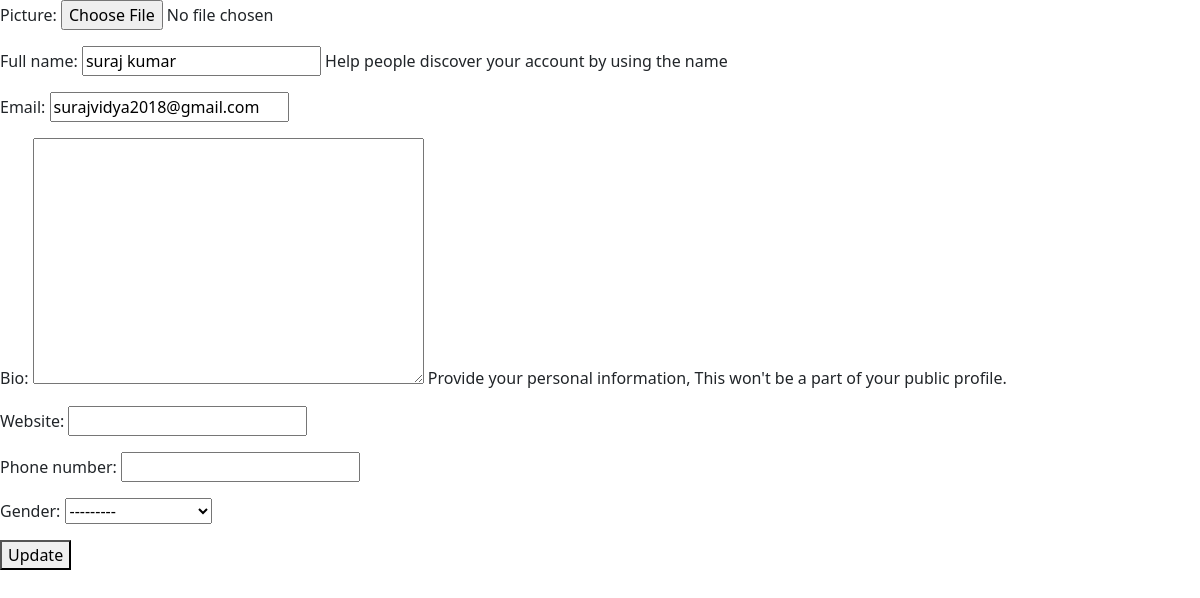
Before: /in/dell/edit/ (signed in) with the older database file.
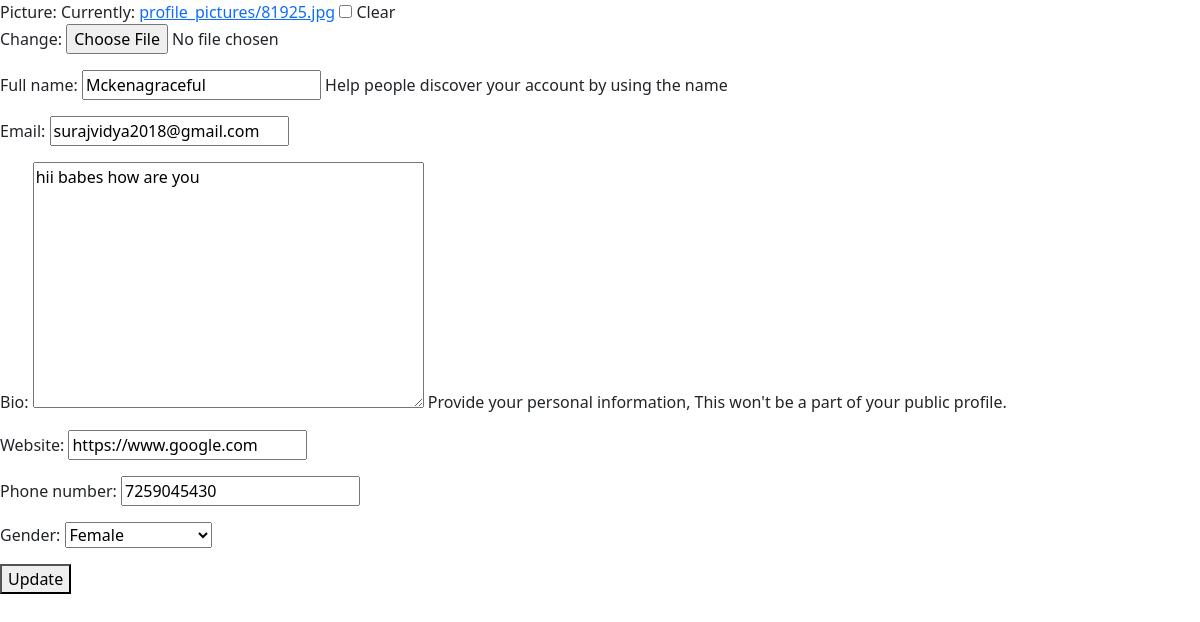
After: the same page with the newer database file.
### user/models.py (models this page shows, shortened)
class User(AbstractUser):
    picture = models.ImageField(upload_to='profile_pictures', null=True, blank=True)
    full_name = models.CharField(max_length=100, help_text='Help people discover your account by using the name',null=True)
    email = models.EmailField(unique=True)
    bio = models.TextField(null=True, blank=True, help_text='Provide your personal information, This won\'t be a part of your public profile.')
    website = models.URLField(null=True, blank=True)
    phone_number = models.CharField(max_length=20, null=True, blank=True)
    gender = models.CharField(max_length=10, choices=GENDER_CHOICES, null=True, blank=True)
    USERNAME_FIELD = 'email'
    REQUIRED_FIELDS = ['username','full_name']

### user/views.py (the view, shortened to what this page needs)
# urls.py: path('in/<str:username>/edit/',ProfileeditView.as_view(),name='Profile_edit_view'),
class ProfileeditView(View):
    template_name = 'user/edit_profile.html'
    form_class = UsereditForm
    def get(self,request,*args,**kwargs):
        username = kwargs.get('username')
        if username != request.user.username:
            return HttpResponse('<h1>You have no autority to access this page</h1>')
        form = self.form_class(instance=request.user)
        context = {
            'form':form
        }
        return render(request,self.template_name,context=context)

### user/forms.py
class UsereditForm(forms.ModelForm):
    class Meta:
        model = User
        fields=(
            'picture',
            'full_name',
            'email',
            'bio',
            'website',
            'phone_number',
            'gender',
        )

### templates/user/edit_profile.html (shortened to what this page needs)
{% extends 'core/base.html' %}
{% block content %}
<form action="" method="post" enctype="multipart/form-data">
    {{ form.as_p }}
    <button type="submit">Update</button>
</form>
{% endblock %}

Changed rows visible on the page:
changed User "surajvidya2018@gmail.com": full_name "suraj kumar" → "Mckenagraceful"; bio (not shown) → "hii babes how are you"; website (not shown) → "https://www.google.com"; phone_number (not shown) → "7259045430"; gender "---------" → "Female"
Other visible differences:
form field as_p: (not shown) → "☐"
text no longer shown: "Picture: Full name: Help people discover your account by using the name Email: Bio: Provide your personal information, This won't be a part of your public profile. Website: Phone number: Gender:"
text now shown: "Picture: Currently: profile_pictures/81925.jpg Clear Change: Full name: Help people discover your account by using the name Email: Bio: Provide your personal information, This won't be a part of your public profile. Website: Phone number: Gender:"
